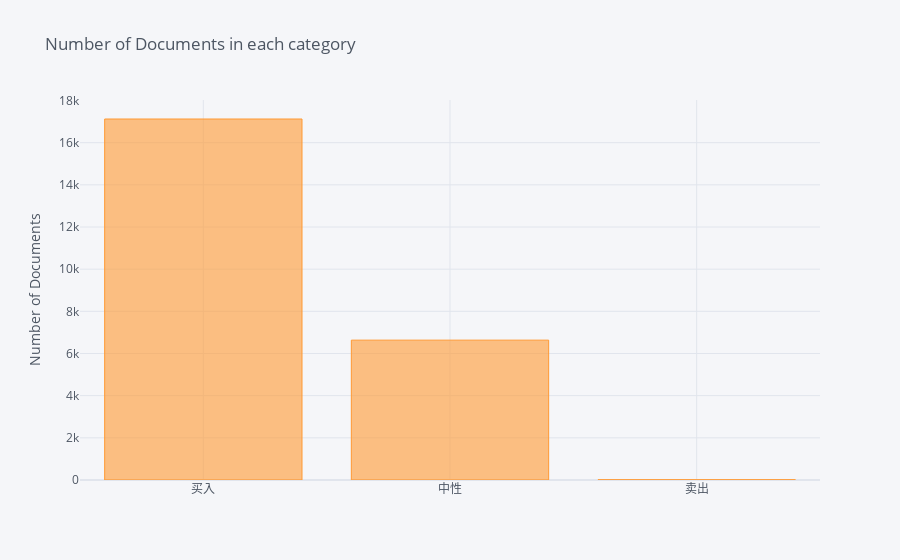

Notebook code for this chart:
### Markdown cell above
## Data exploration

### Code cell
df_raw['target_names'].value_counts().sort_values(ascending=False).iplot(kind='bar', yTitle='Number of Documents', 
                                                                title='Number of Documents in each category')

### Figure 1 — Plotly figure (JSON) as saved in the notebook; plotly's stock layout.template omitted (floating-point values rounded to 4 significant figures)
{"data": [{"marker": {"color": "rgba(255, 153, 51, 0.6)", "line": {"color": "rgba(255, 153, 51, 1.0)", "width": 1}}, "name": "target_names", "orientation": "v", "text": "", "type": "bar", "x": ["买入", "中性", "卖出"], "y": [17123, 6634, 12]}], "layout": {"legend": {"bgcolor": "#F5F6F9", "font": {"color": "#4D5663"}}, "paper_bgcolor": "#F5F6F9", "plot_bgcolor": "#F5F6F9", "title": {"font": {"color": "#4D5663"}, "text": "Number of Documents in each category"}, "xaxis": {"gridcolor": "#E1E5ED", "showgrid": true, "tickfont": {"color": "#4D5663"}, "title": {"font": {"color": "#4D5663"}, "text": ""}, "zerolinecolor": "#E1E5ED"}, "yaxis": {"gridcolor": "#E1E5ED", "showgrid": true, "tickfont": {"color": "#4D5663"}, "title": {"font": {"color": "#4D5663"}, "text": "Number of Documents"}, "zerolinecolor": "#E1E5ED"}}}
